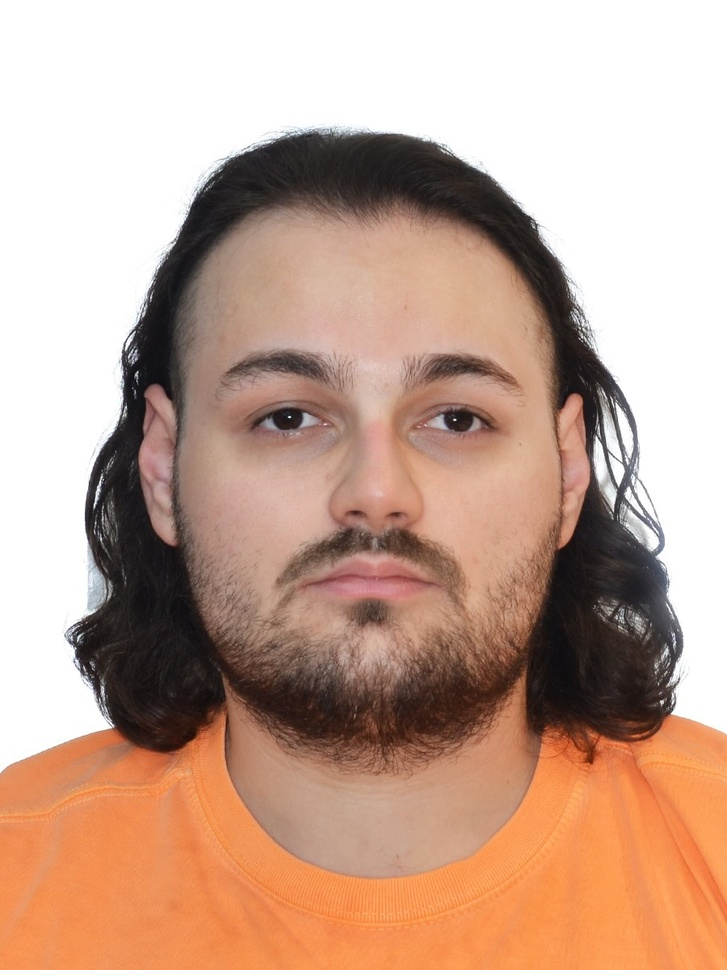
#> input picture mugshotted/photo.jpeg, 727 x 970 px, shrunk from 900 x 1200 before the run, found by its file name
$ python mugshotted.py
#> lines starting #> are read from the running program, lines starting #| are printed output that depends on the picture
from PIL import Image, ImageDraw, ImageFont

def add_mugshot_filter(image_filename, output_filename, serial_number):
    # Use the image and output filenames directly
#> called with image_filename = 'photo.jpeg', output_filename = 'output_photo.jpeg', serial_number = '1234567890'
    image_path = 'photo.JPEG'
    output_path = 'mugged.JPEG'

    print(f"Image path: {image_path}")
    print(f"Output path: {output_path}")

    try:
        # Open the image
        image = Image.open(image_path)
#> image is the input picture: PIL image 727x970 RGB; mean R, G, B 197, 164.7, 147.4
        draw = ImageDraw.Draw(image)

        # Define steel bars properties
        bars_color = (0, 0, 0)  # Black color for bars
        bar_width = 20  # Width of each bar
        bar_spacing = 30  # Spacing between bars

        # Calculate number of bars needed to cover the image
        num_bars = (image.height // (bar_width + bar_spacing)) + 1
#> num_bars = 20

        # Draw vertical steel bars
        for i in range(num_bars):
            x = i * (bar_width + bar_spacing)
            draw.rectangle([x, 0, x + bar_width, image.height], fill=bars_color)


        # Load font for serial number
        font = ImageFont.load_default(size = 60)

        # Add serial number text
        text = f"Serial Number: {serial_number}"

        # Get text size
        text_bbox = draw.textbbox((0, 0), text, font=font)
#> text_bbox = (0, 14, 756, 60)
        text_width = text_bbox[2] - text_bbox[0]
#> text_width = 756
        text_height = text_bbox[3] - text_bbox[1]
#> text_height = 46

        # Calculate text position
        text_x = (image.width - text_width) // 2
#> text_x = -15
        text_y = image.height - text_height - 50  # 50 pixels from bottom for more visibility
#> text_y = 874

        # Draw text
        draw.text((text_x, text_y), text, font=font, fill="white")

        # Save the modified image
        image.save(output_path, format='JPEG')  # Explicitly specify JPEG format
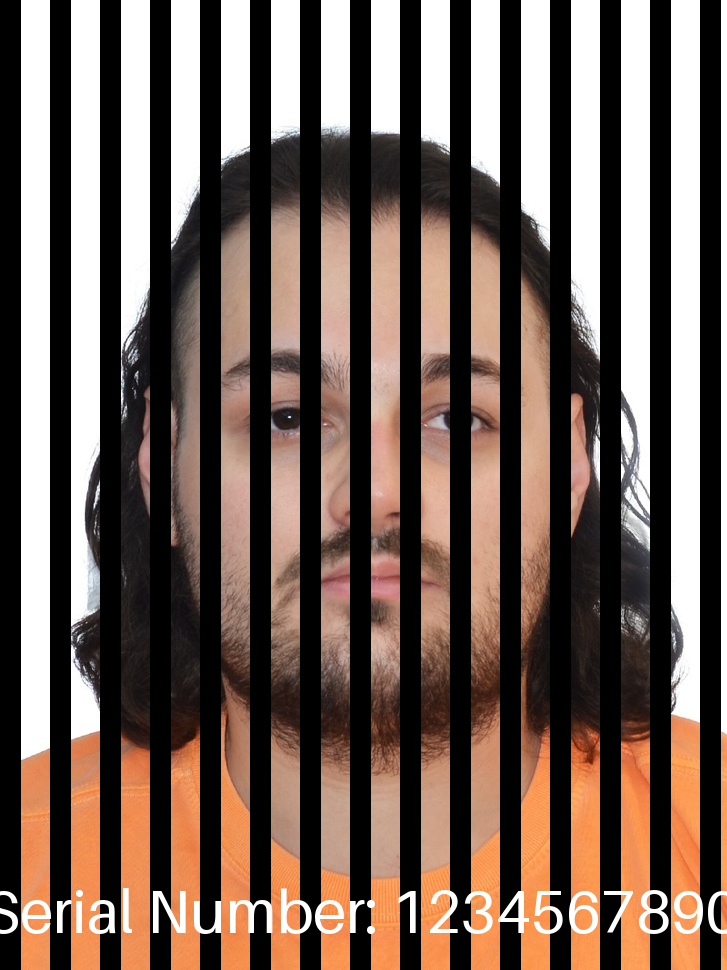
#> saved as mugged.JPEG: PIL image 727x970 RGB; mean R, G, B 112.3, 94.7, 85.3
        print(f"Mugshot filter applied and saved as {output_path}")

    except Exception as e:
        print(f"An error occurred: {e}")

# Example usage
add_mugshot_filter('photo.jpeg', 'output_photo.jpeg', '1234567890')
